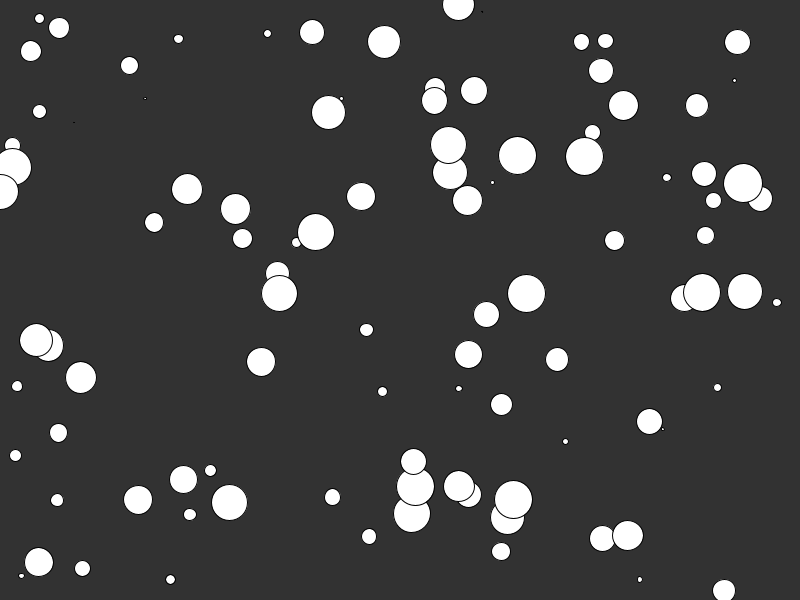
Frame 1 (no input)
Frame 60 (the mouse pressed at the canvas centre just before this capture): identical to frame 1, image omitted
Frame 120 (the mouse held since frame 60 and released just before this capture): identical to frame 1, image omitted

The Processing sketch that drew this single still picture (run headless with seeded random() and noise(); from frame 60 on, the mouse is pressed at the canvas centre):

// Processing sketch: Array_list
// ── Array_list.pde

float a;
float b;
float bspeed;
float[] x= new float[100];
float[] d= new float[100];
float[] y= new float[100];
float yspeed;
boolean moving;



void setup() {
  size(800, 600);
  for (int i=0; i<100; i=i+1) {
    x[i]=random(width);
    y[i]=random(height);
    d[i]=random(40);
  }
}


void draw() {
  background(50);
  for (int i=0; i<100; i=i+1) {
    circle(x[i], y[i], d[i]);
    y[i]=y[i]+yspeed;
    if (y[i]>640) {
      y[i]=-40;
      if(y[i]>640){
        y[i]=-40;
        x[i]=random(d[i],width-d[i]);
      }
    }
    if(moving==true){
      
  yspeed=d[i]/5;
}
  }
}
  




void keyPressed() {
  if (key == ' ') {
    yspeed = 5;
    moving = true;
  }
}

void keyReleased() {
  if (key == ' ') {
    yspeed = 0;
    moving = false;
  }
}
